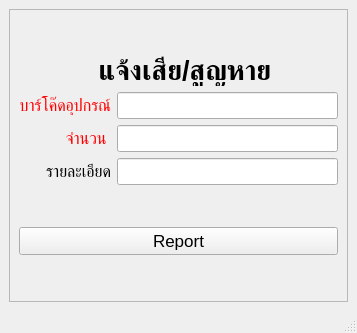
<?xml version="1.0" encoding="UTF-8"?>
<ui version="4.0">
 <class>MainWindow</class>
 <widget class="QMainWindow" name="MainWindow">
  <property name="geometry">
   <rect>
    <x>0</x>
    <y>0</y>
    <width>357</width>
    <height>333</height>
   </rect>
  </property>
  <property name="windowTitle">
   <string>MainWindow</string>
  </property>
  <widget class="QWidget" name="centralwidget">
   <layout class="QGridLayout" name="gridLayout_4">
    <item row="0" column="0">
     <widget class="QFrame" name="frame">
      <property name="frameShape">
       <enum>QFrame::StyledPanel</enum>
      </property>
      <property name="frameShadow">
       <enum>QFrame::Raised</enum>
      </property>
      <layout class="QGridLayout" name="gridLayout_2">
       <item row="0" column="0">
        <layout class="QGridLayout" name="gridLayout">
         <item row="2" column="0">
          <widget class="QLabel" name="label_6">
           <property name="sizePolicy">
            <sizepolicy hsizetype="Fixed" vsizetype="Fixed">
             <horstretch>0</horstretch>
             <verstretch>0</verstretch>
            </sizepolicy>
           </property>
           <property name="font">
            <font>
             <pointsize>12</pointsize>
            </font>
           </property>
           <property name="layoutDirection">
            <enum>Qt::RightToLeft</enum>
           </property>
           <property name="styleSheet">
            <string notr="true">color: rgb(255, 0, 0);</string>
           </property>
           <property name="text">
            <string>บาร์โค๊ดอุปกรณ์</string>
           </property>
           <property name="textFormat">
            <enum>Qt::AutoText</enum>
           </property>
           <property name="scaledContents">
            <bool>false</bool>
           </property>
           <property name="alignment">
            <set>Qt::AlignRight|Qt::AlignTrailing|Qt::AlignVCenter</set>
           </property>
          </widget>
         </item>
         <item row="3" column="0">
          <widget class="QLabel" name="label_7">
           <property name="sizePolicy">
            <sizepolicy hsizetype="Minimum" vsizetype="Fixed">
             <horstretch>0</horstretch>
             <verstretch>0</verstretch>
            </sizepolicy>
           </property>
           <property name="font">
            <font>
             <pointsize>12</pointsize>
            </font>
           </property>
           <property name="layoutDirection">
            <enum>Qt::RightToLeft</enum>
           </property>
           <property name="styleSheet">
            <string notr="true">color: rgb(255, 0, 0);</string>
           </property>
           <property name="text">
            <string>จำนวน </string>
           </property>
           <property name="textFormat">
            <enum>Qt::AutoText</enum>
           </property>
           <property name="scaledContents">
            <bool>false</bool>
           </property>
           <property name="alignment">
            <set>Qt::AlignRight|Qt::AlignTrailing|Qt::AlignVCenter</set>
           </property>
          </widget>
         </item>
         <item row="0" column="0" colspan="2">
          <layout class="QHBoxLayout" name="horizontalLayout">
           <item>
            <widget class="QLabel" name="label_8">
             <property name="sizePolicy">
              <sizepolicy hsizetype="Maximum" vsizetype="Fixed">
               <horstretch>0</horstretch>
               <verstretch>0</verstretch>
              </sizepolicy>
             </property>
             <property name="text">
              <string/>
             </property>
             <property name="pixmap">
              <pixmap>../elec.png</pixmap>
             </property>
             <property name="alignment">
              <set>Qt::AlignLeading|Qt::AlignLeft|Qt::AlignTop</set>
             </property>
            </widget>
           </item>
           <item>
            <widget class="QLabel" name="label_9">
             <property name="sizePolicy">
              <sizepolicy hsizetype="Preferred" vsizetype="Maximum">
               <horstretch>0</horstretch>
               <verstretch>0</verstretch>
              </sizepolicy>
             </property>
             <property name="font">
              <font>
               <pointsize>20</pointsize>
               <weight>75</weight>
               <bold>true</bold>
              </font>
             </property>
             <property name="text">
              <string>แจ้งเสีย/สูญหาย</string>
             </property>
             <property name="alignment">
              <set>Qt::AlignCenter</set>
             </property>
            </widget>
           </item>
          </layout>
         </item>
         <item row="5" column="0">
          <widget class="QLabel" name="label_3">
           <property name="sizePolicy">
            <sizepolicy hsizetype="Fixed" vsizetype="Preferred">
             <horstretch>0</horstretch>
             <verstretch>0</verstretch>
            </sizepolicy>
           </property>
           <property name="font">
            <font>
             <pointsize>12</pointsize>
            </font>
           </property>
           <property name="layoutDirection">
            <enum>Qt::RightToLeft</enum>
           </property>
           <property name="styleSheet">
            <string notr="true"/>
           </property>
           <property name="text">
            <string>รายละเอียด</string>
           </property>
           <property name="textFormat">
            <enum>Qt::AutoText</enum>
           </property>
           <property name="scaledContents">
            <bool>false</bool>
           </property>
           <property name="alignment">
            <set>Qt::AlignRight|Qt::AlignTrailing|Qt::AlignVCenter</set>
           </property>
          </widget>
         </item>
         <item row="2" column="1">
          <widget class="QLineEdit" name="barcodeObj">
           <property name="font">
            <font>
             <pointsize>12</pointsize>
            </font>
           </property>
          </widget>
         </item>
         <item row="3" column="1">
          <widget class="QLineEdit" name="quality">
           <property name="font">
            <font>
             <pointsize>12</pointsize>
            </font>
           </property>
          </widget>
         </item>
         <item row="5" column="1">
          <widget class="QLineEdit" name="des">
           <property name="font">
            <font>
             <pointsize>12</pointsize>
            </font>
           </property>
          </widget>
         </item>
        </layout>
       </item>
       <item row="1" column="0">
        <layout class="QGridLayout" name="gridLayout_3">
         <property name="spacing">
          <number>6</number>
         </property>
         <item row="0" column="0">
          <widget class="QPushButton" name="report">
           <property name="font">
            <font>
             <pointsize>13</pointsize>
            </font>
           </property>
           <property name="text">
            <string>Report</string>
           </property>
          </widget>
         </item>
        </layout>
       </item>
      </layout>
     </widget>
    </item>
   </layout>
  </widget>
  <widget class="QMenuBar" name="menubar">
   <property name="geometry">
    <rect>
     <x>0</x>
     <y>0</y>
     <width>357</width>
     <height>21</height>
    </rect>
   </property>
  </widget>
  <widget class="QStatusBar" name="statusbar"/>
 </widget>
 <resources/>
 <connections/>
</ui>
